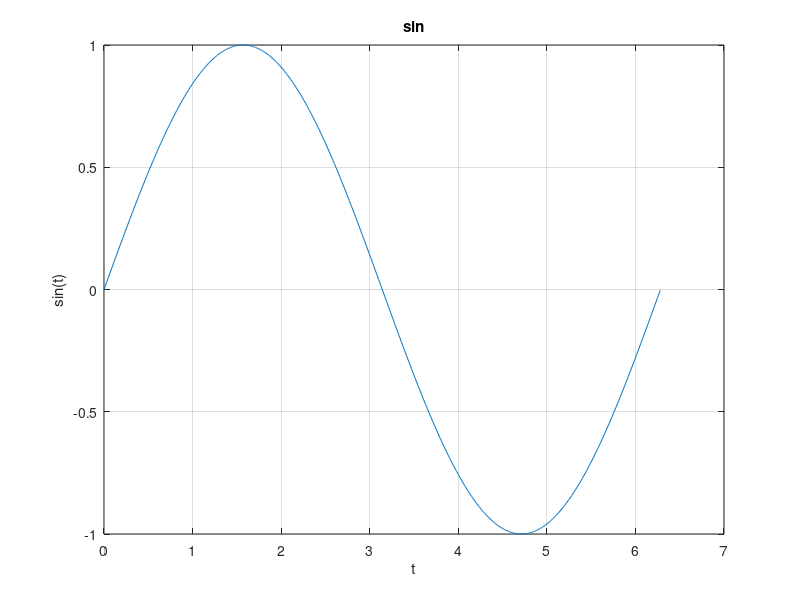

The MATLAB script that drew this image:
% Plot a sine wave
t = 0:0.01:2*pi;
y = sin(t);

plot(t, y);
title('Sine Wave');
title('sin')
xlabel('t');
ylabel('sin(t)');
grid on;
